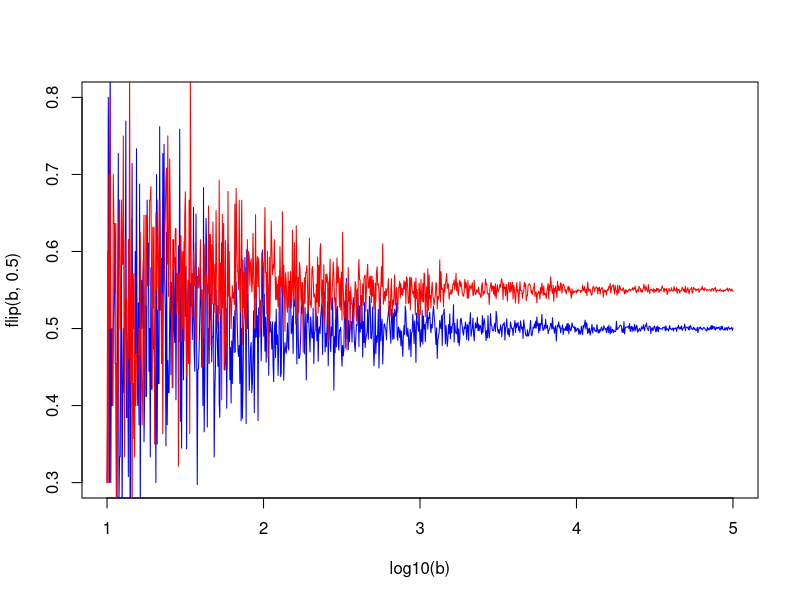
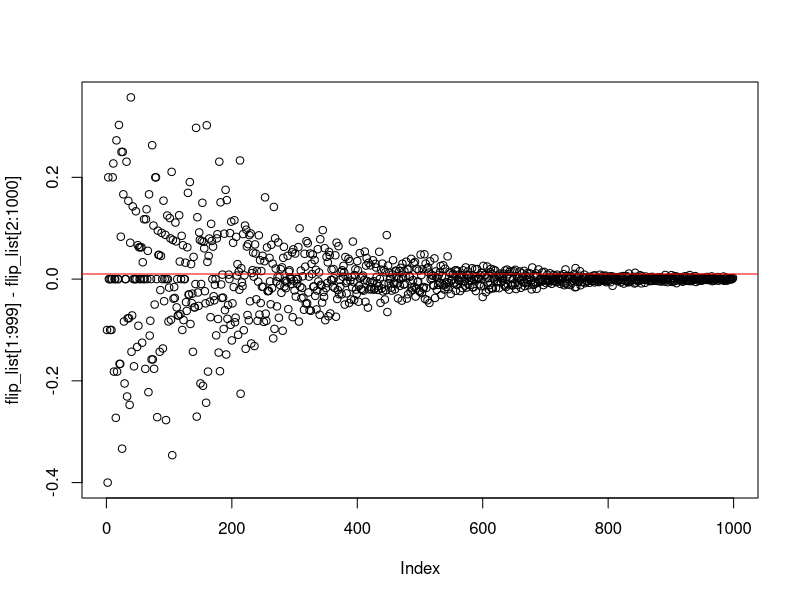
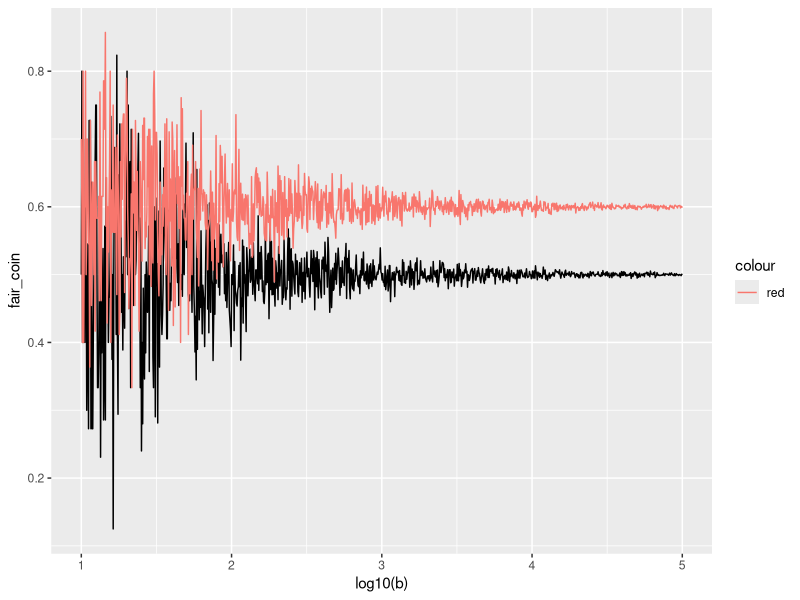
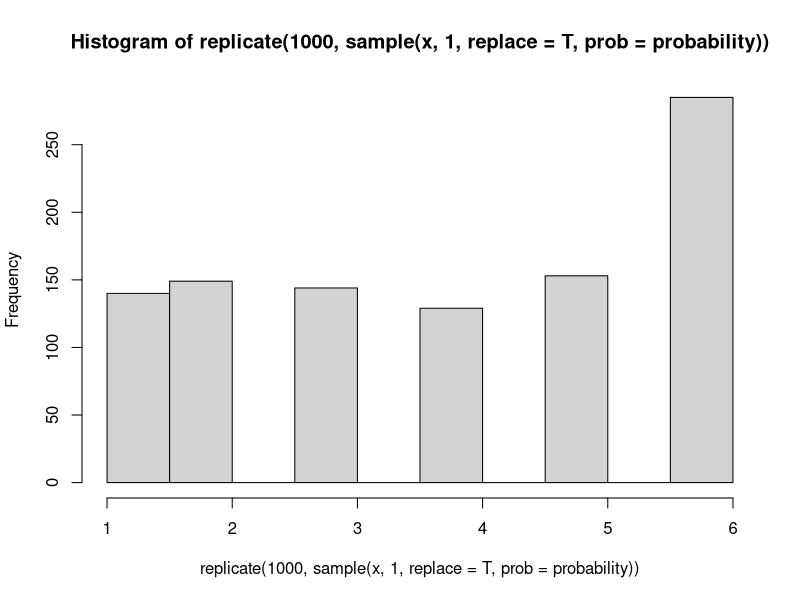

Here is the R script that generated these plots, in order:
b<-10^seq(1,5,len=1000) #creates a 1000 simulations ranging frmo 10^1 to 10^5


#flip is a funciton that takes two parameters, b and x, which are the number of simulations and the probablity of the coin with a default of .5, also known as 50/50
flip <-function(b,x=.5){
  sapply(b,                   #lapply takes a vector and then applies a function with that vector
         function(b) mean(rbinom(b,1,x)))  #rbinom is a base R function that randonly generates values based on the binomial forumla
}

plot(log10(b),flip(b,.5),type='l',col='blue',ylim = c(.3,.8))  #plot will create a graph with log10(b) as the x axes and then pots the result of the flip() function above
lines(log10(b),flip(b,.55),type='l',col='red')  #lines is like plot, but instead of creating a new plot, it overlays over top of the current plot

flip_list<-flip(b,.5)

plot(flip_list[1:999]-flip_list[2:1000])
abline(h=.01, col='red')


fair_coin<-flip(b,.5)
unfair_coin<-flip(b,.6)
df<-data.frame(fair_coin,unfair_coin)
library(ggplot2)
p<-ggplot(data=df,aes(x=log10(b),y=fair_coin))+geom_line() #makes first graph, saves to 'p'

p+ geom_line(aes(x=log10(b),y=unfair_coin,col='red')) #adds new graph to 'p'





rbinom(10,10,.5) # 10 is the number of observations while '1' is the number of trials. So, if this were 10 as well, there would a sum of 'successes' that were less than 10
dbinom(3,10,.5)  # this determines the density,  aka probability of exact outcome, so x= 3 heads out of 10, is not the cumulative 0-3 but exactly 3 for example. for cumulative, use pbinom, or sum dbinom:
sum(dbinom(3,10,.5),dbinom(2,10,.5),dbinom(1,10,.5),dbinom(0,10,.5))
pbinom(3,10,.5)




#coin_flip() does the flipping, two styles, by thumb is standard

coin_flip<-function(type = .5, bias = .1){
  rbinom(1,1,type+bias)
}
mean(replicate(100,coin_flip()))

#coin will be either unbiased or biased.  

Bag_of_coins<- c(rep(.5,9),.6) #lists 9 fair coins, one biased coin at .6
sample<-sample(Bag_of_coins,5,replace = F) #picks 5 coins randomly from bag
coin_flip(type=sample,bias=0)


#expected value
x<-c(1,2,3,4,5,6) # single dice
probability<-(c(rep(1/7,5),.2857143)) #probabilty that the dice is loaded for 6
  hist(replicate(1000,sample(x,1,replace = T,prob=probability)))
  

  x<-c(0,1) # single coin, 0=Tails
  probability<-c(.5,.5) #probabilty that the coin is fair = .5
  mean(replicate(1000,sample(x,1,replace = T,prob=probability)))
  
#simulation game
  
  
  
   
  #flip game 
  #establish players, beginning money
  p1<-10;p2<-10
  #player_stash <- 10
  # 1. 
  bet_options<-c(1,2,3)
  bet<-sample(bet_options,1)
  #2. n<-2 #number of players
  #3 determine pot?  unnecessary
  #4 determine winner or loser
  #     person who flips calls h/t
  call_coin<-sample(c(1,0),1)
  ifelse(call_coin==1,print("I call heads"),print("I call tails"))
  
  
  #flip coin
      flip<-rbinom(1,1,.5)
      ifelse(flip==1,print("Heads"),print("Tails"))
  if(call_coin - flip==0){
    p1<-p1+bet
    p2<-p2-bet
    }else{
       p1<-p1-bet
       p2<-p2+bet}
      
  # if call - flip  != 0 then non caller wins
  # winner has their stash += bet
  # loser has tehir stash reduced -= bet
  
  
  
  #sample from 
